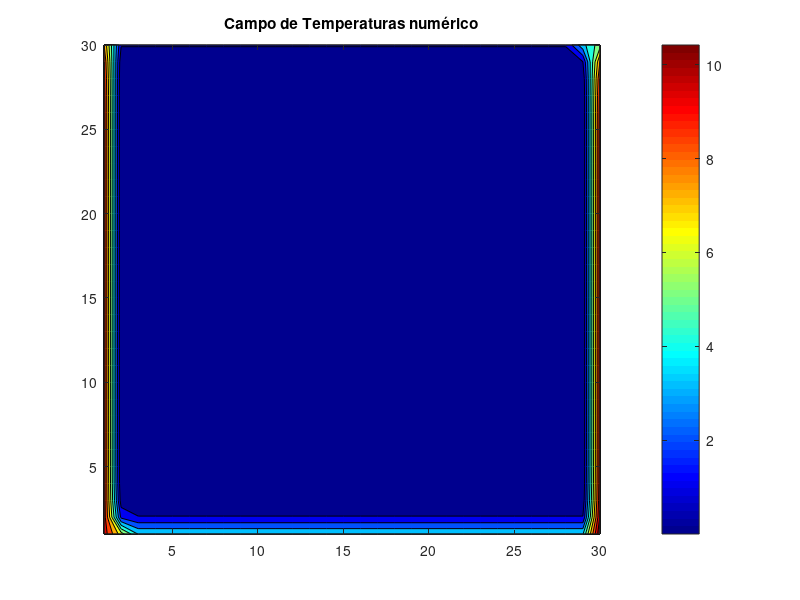
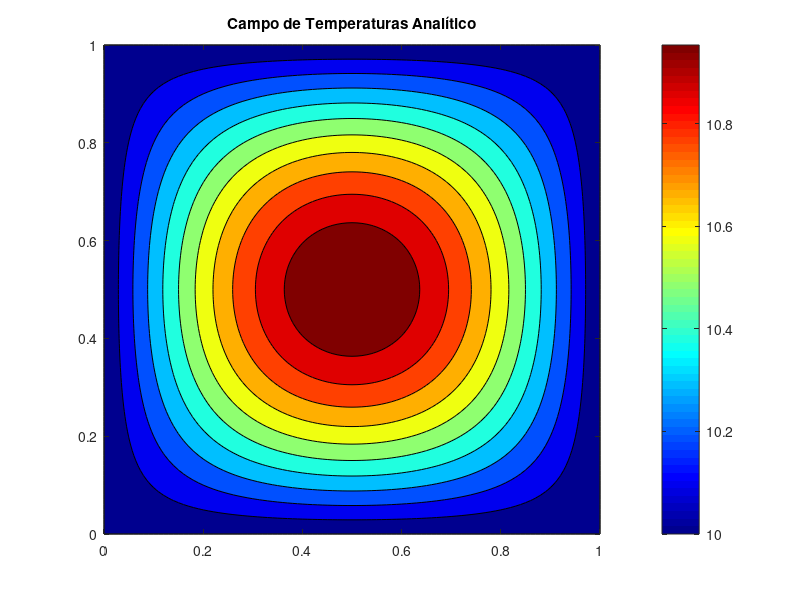

Source code (MATLAB) for these figures, in order:
%% Ejercicio2 TP HT
% 1D t(i+1) -2Ti+T(i-1) = 0
% 2D -T(i+1,j)-T(i-1,j)-T(i,j+1)-T(i,j-1)+4*T(i,j) = 0
clear; clc; close all

%elección de refinado
nVolumesLength = 30; %Volumenes en longitud(minimo 3)
nVolumesHeight = 30; %Volumenes en altura(minimo 3)
nVolumes = nVolumesLength*nVolumesHeight;

%declaración de variables
L = 1; W = 1; %m
K = 1; %W/mK
qin = 30; %W/m2
T1 = 10; %°C

dx = L/nVolumesLength;
dy = L/nVolumesHeight;

Qt = sparse(nVolumes,nVolumes); %temperatures equation matrixcc

% numeración de los vols de control(creo que es así)
% 3| 6| 9
% 2| 5| 8
% 1| 4| 7

volumesCoordinates(nVolumes,2) = 0; % matriz de coordenadas de los volumenes
for iColumn = 1:nVolumesLength
    volumes = 1+nVolumesHeight*(iColumn-1):nVolumesHeight+nVolumesHeight*(iColumn-1);
    volumesCoordinates(volumes,2) = 1:nVolumesHeight;
    volumesCoordinates(volumes,1) = iColumn;
end

for iVolume = 1:nVolumes
    ix = volumesCoordinates(iVolume,1);
    iy = volumesCoordinates(iVolume,2);       
    if ix == 1 %pared Oeste Tfija Ti-1,j = T1
        if iy == nVolumesHeight %cara norte-flujo fijo

            Qt(iVolume,iVolume) = dx^2+2*dy^2;
            Qt(iVolume,iVolume-1) = -dx^2;
            Qt(iVolume+1,iVolume) = -dy^2;

        elseif iy == 1 %cara sur Ti,j-1 fija                
            Qt(iVolume,iVolume) = dx^2+2*dy^2;
            Qt(iVolume,iVolume+1) = -dx^2;
            Qt(iVolume+1,iVolume) = -dy^2;

        else
            Qt(iVolume,iVolume) = dx^2+2*dy^2;
            Qt(iVolume,iVolume-1) = -dx^2;
            Qt(iVolume,iVolume+1) = -dx^2;
            Qt(iVolume+1,iVolume) = -dy^2;      
        end

    elseif ix == nVolumesLength %pared Oeste Tfija Ti+1,j = T1

        if iy == nVolumesHeight %cara norte-flujo fijo

            Qt(iVolume,iVolume) = dx^2+2*dy^2;
            Qt(iVolume,iVolume-1) = -dx^2;
            Qt(iVolume-1,iVolume) = -dy^2;

        elseif iy == 1 %cara sur Ti,j-1 fija                
            Qt(iVolume,iVolume) = dx^2+2*dy^2;
            Qt(iVolume,iVolume+1) = -dx^2;
            Qt(iVolume-1,iVolume) = -dy^2;

        else
            Qt(iVolume,iVolume) = dx^2+2*dy^2;
            Qt(iVolume,iVolume-1) = -dx^2;
            Qt(iVolume,iVolume+1) = -dx^2;
            Qt(iVolume-1,iVolume) = -dy^2;      
        end

    elseif iy == 1
        if ix == nVolumesHeight %cara este-T fija                
            Qt(iVolume,iVolume) = dx^2+2*dy^2;
            Qt(iVolume,iVolume+1) = -dx^2;
            Qt(iVolume-1,iVolume) = -dy^2;

        elseif ix == 1 %cara oeste Ti,j-1 fija                
            Qt(iVolume,iVolume) = dx^2+2*dy^2;
            Qt(iVolume,iVolume+1) = -dx^2;
            Qt(iVolume+1,iVolume) = -dy^2;

        else
            Qt(iVolume,iVolume) = dx^2+2*dy^2;
            Qt(iVolume,iVolume+1) = -dx^2;
            Qt(iVolume-1,iVolume) = -dy^2;
            Qt(iVolume+1,iVolume) = -dy^2;      
        end

    elseif iy == nVolumesHeight

        if ix == nVolumesHeight %cara este-T fija                
            Qt(iVolume,iVolume) = dx^2+2*dy^2;
            Qt(iVolume,iVolume-1) = -dx^2;
            Qt(iVolume-1,iVolume) = -dy^2;

        elseif ix == 1 %cara oeste Ti,j-1 fija                
            Qt(iVolume,iVolume) = dx^2+2*dy^2;
            Qt(iVolume,iVolume-1) = -dx^2;
            Qt(iVolume+1,iVolume) = -dy^2;

        else
            Qt(iVolume,iVolume) = dx^2+2*dy^2;
            Qt(iVolume,iVolume-1) = -dx^2;
            Qt(iVolume-1,iVolume) = -dy^2;
            Qt(iVolume+1,iVolume) = -dy^2;      
        end

    else
        %caso normal
        Qt(iVolume,iVolume) = 2*dx^2+2*dy^2;
        Qt(iVolume,iVolume+1) = -dx^2;
        Qt(iVolume,iVolume-1) = -dx^2;
        Qt(iVolume+1,iVolume) = -dy^2;
        Qt(iVolume-1,iVolume) = -dy^2;            
    end
end

% full(Qt)
% error('corte y confeccion')
%boundary conditions
B = sparse(nVolumes,1); %el elemento B(i) corresponde a la ecuacion del vol de control en Qt(i,i)
sideWest = 1:nVolumesHeight;
B(sideWest) = B(sideWest)+dy^2*T1; %pared Oeste T fija
sideSouth = 1:nVolumesHeight:nVolumes;
B(sideSouth) = B(sideSouth)+dx^2*T1; %pared Sur T fija
sideNorth = nVolumesHeight:nVolumesHeight:nVolumes;
B(sideNorth) = B(sideNorth)-qin*dx^2*dy/K; %pared Norte flujo fijo
sideEast = nVolumes-nVolumesHeight+1:nVolumes;
B(sideEast) = B(sideEast)+dy^2*T1; %pared Este T fija
% error('corte y confeccion')
%solver
T = Qt\B;
Tfield = reshape(full(T),nVolumesHeight, nVolumesLength);
figure
contourf(Tfield)
colormap('jet')
colorbar
title('Campo de Temperaturas numérico')

%% Resolucion analitica

[X, Y] = meshgrid(0:0.01:L, 0:0.01:W);
Tan = 0;
for n = 1:100
    Tan = Tan+2*qin*L/(K*pi^2)*((1+(-1)^(n+1))/(n^2*cosh(n*pi*W/L))).*sin(n*pi*X/L).*sin(n*pi*Y/L); 
end
Tan = Tan+T1;
figure
contourf(X,Y,Tan)
title('Campo de Temperaturas Analítico')
colormap('jet')
colorbar